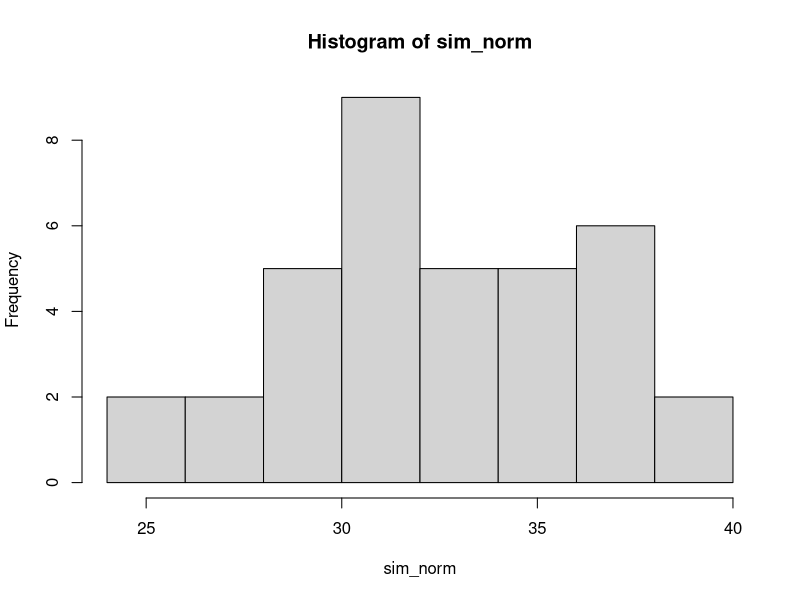
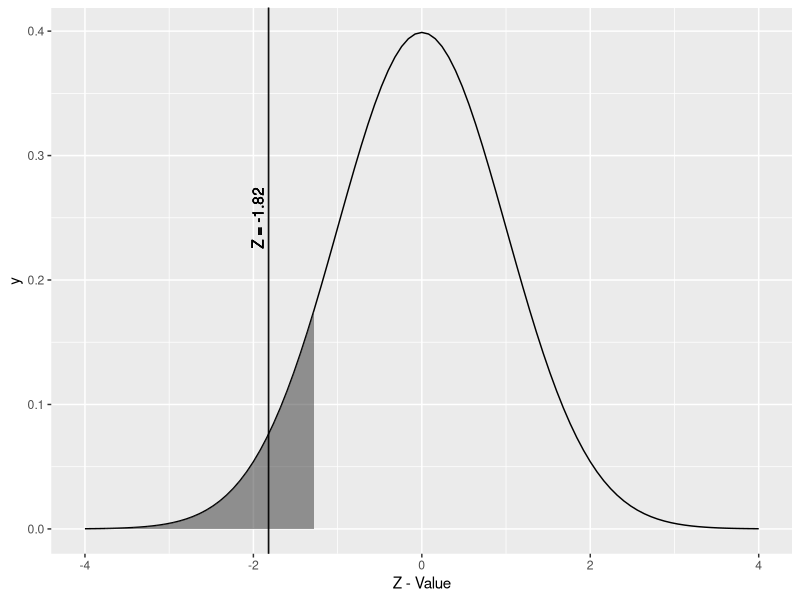
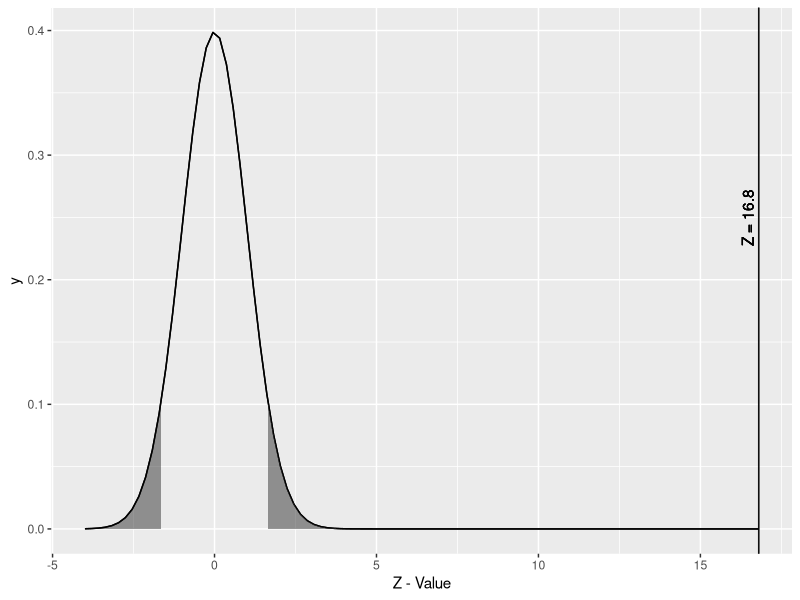
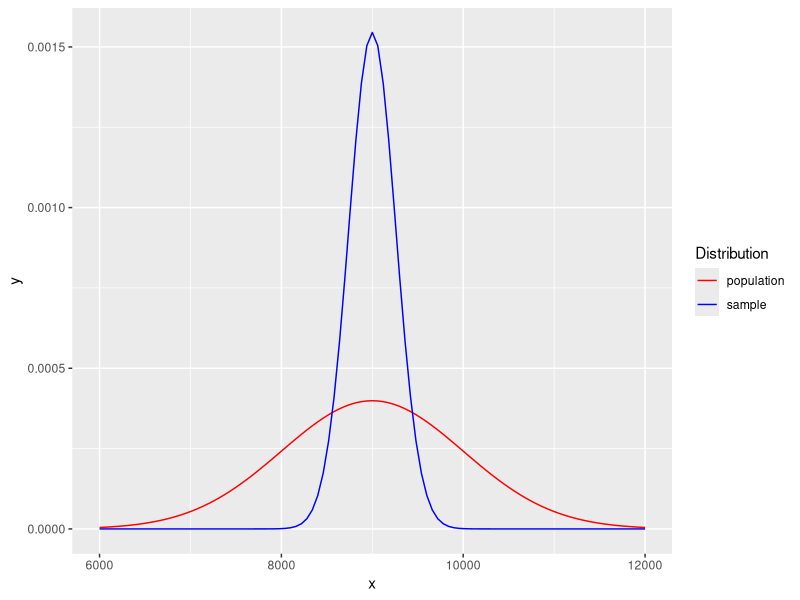

The R source for these figures, in order:
## ---- chunk 1
knitr::opts_chunk$set(echo = TRUE)
knitr::opts_chunk$set(tidy.opts=list(width.cutoff=60),tidy=TRUE)
## ---- chunk 2
if (Sys.info()["sysname"]=="Windows"){
  setwd("~/Masters/DATA606/Week4/Homework")
} else {
  setwd("~/Documents/Masters/DATA606/Week4/Homework")
}
require(ggplot2)
## ---- chunk 3
(180 - 171.1) / 9.4
## ---- chunk 4
(155-171.1) / 9.4
## ---- chunk 5
se = 9.4 / sqrt(507)
new_se = se / 3
n = (9.4 / new_se)^2
n
n / 507
## ---- chunk 6
(89.11 - 80.31) / 2
## ---- chunk 7
set.seed(4)
sim_norm <- rnorm(n = 36, mean = 30.69, sd = 4.31)
hist(sim_norm)
## ---- chunk 8
sig_level <- qnorm(p = 0.1, mean = 0, sd = 1)
se <- 4.31 / sqrt(36)
z_value <- round(x = (30.69 - 32) / se, 2)
lb <- -4
ub <- 4
z1 <- z_value
z2 <- z_value
pick_line1 <- z1
pick_line2 <- z1
ggplot(data.frame(x = c(lb, ub)), aes(x))+ stat_function(fun = dnorm)  + stat_function(fun = dnorm, xlim = c(lb, sig_level),geom = "area", alpha=0.5)+geom_vline(xintercept=pick_line1, color = "black", alpha = 0.75)+geom_text(aes(x=pick_line1, y=0.25, label=sprintf("Z = %s\n", pick_line1)), color="black", angle=90)+geom_vline(xintercept=pick_line2, color = "black", alpha = 0.75)+geom_text(aes(x=pick_line2, y=0.25, label=sprintf("Z = %s\n", pick_line2)), color="black", angle=90) + labs(x="Z - Value")
## ---- chunk 9
pnorm(q = 30.69, mean = 32, sd = se)
## ---- chunk 10
pnorm(q = 1.65, mean = 0, sd = 1) - pnorm(q = -1.65, mean = 0, sd = 1)
error_margin <- 1.65 * se
30.69 - error_margin
30.69 + error_margin
## ---- chunk 11
l_sig_level <- qnorm(p = 0.05, mean = 0, sd = 1)
u_sig_level <- qnorm(p = 0.95, mean = 0, sd = 1)
se <- 6.5 / sqrt(36)
z_value <- round(x = (118.2 - 100) / se, 2)
lb <- -4
ub <- 4
z1 <- z_value
z2 <- z_value
pick_line1 <- z1
pick_line2 <- z1
ggplot(data.frame(x = c(lb, ub)), aes(x))+ stat_function(fun = dnorm)  + stat_function(fun = dnorm, xlim = c(lb, l_sig_level),geom = "area", alpha=0.5)+stat_function(fun = dnorm)  + stat_function(fun = dnorm, xlim = c(u_sig_level, ub),geom = "area", alpha=0.5)+geom_vline(xintercept=pick_line1, color = "black", alpha = 0.75)+geom_text(aes(x=pick_line1, y=0.25, label=sprintf("Z = %s\n", pick_line1)), color="black", angle=90)+geom_vline(xintercept=pick_line2, color = "black", alpha = 0.75)+geom_text(aes(x=pick_line2, y=0.25, label=sprintf("Z = %s\n", pick_line2)), color="black", angle=90) + labs(x="Z - Value")
## ---- chunk 12
pnorm(q = 1.65, mean = 0, sd = 1) - pnorm(q = -1.65, mean = 0, sd = 1)
error_margin <- 1.65 * se
118.2 - error_margin
118.2 + error_margin
## ---- chunk 13
1 - pnorm(q = 10500, mean = 9000, sd = 1000)
## ---- chunk 14
mean_value <- 9000
se <- 1000 / sqrt(15)
mean_value
se
## ---- chunk 15
z_value <- (10500 - mean_value) / se
z_value
1 - pnorm(q = z_value, mean = 0, sd = 1)
## ---- chunk 16
ggplot(data.frame(x = c(6000, 12000)), aes(x))+ stat_function(fun = dnorm, args = list(mean = 9000, sd = 1000), aes(color = "population"))+ stat_function(fun = dnorm, args = list(mean = 9000, sd = se), aes(color = "sample")) + scale_color_manual("Distribution", values = c("red","blue"))
## ---- chunk 17
z_value <- qnorm(p = .08, mean = 0, sd = 1)
z_value
z_value_new <- z_value * sqrt(500) / sqrt(50)
z_value_new
p_value_new <- pnorm(q = z_value_new, mean = 0, sd = 1)
p_value_new
